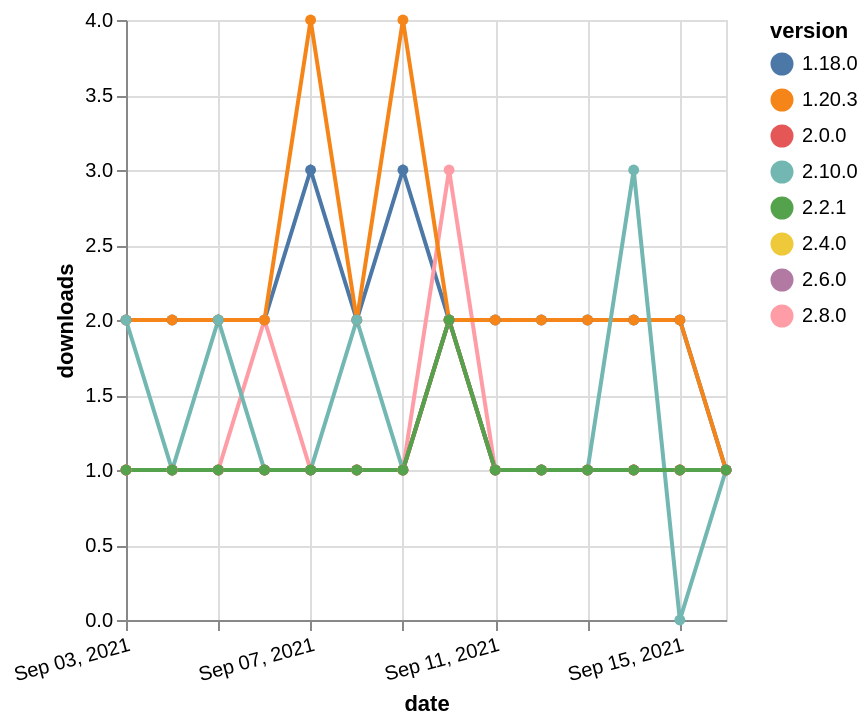

The specification (Vega-Lite) saved for this image:
### Vega-Lite specification from a JSON file in a GitHub repository (floating-point values rounded to 4 significant figures)
{"$schema": "https://vega.github.io/schema/vega-lite/v5.json", "description": "A simple bar chart with embedded data.", "data": {"values": [{"date": "2021-09-03", "total": 2325, "delta": 2, "version": "1.18.0"}, {"date": "2021-09-04", "total": 2327, "delta": 2, "version": "1.18.0"}, {"date": "2021-09-05", "total": 2329, "delta": 2, "version": "1.18.0"}, {"date": "2021-09-06", "total": 2331, "delta": 2, "version": "1.18.0"}, {"date": "2021-09-07", "total": 2334, "delta": 3, "version": "1.18.0"}, {"date": "2021-09-08", "total": 2336, "delta": 2, "version": "1.18.0"}, {"date": "2021-09-09", "total": 2339, "delta": 3, "version": "1.18.0"}, {"date": "2021-09-10", "total": 2341, "delta": 2, "version": "1.18.0"}, {"date": "2021-09-11", "total": 2343, "delta": 2, "version": "1.18.0"}, {"date": "2021-09-12", "total": 2345, "delta": 2, "version": "1.18.0"}, {"date": "2021-09-13", "total": 2347, "delta": 2, "version": "1.18.0"}, {"date": "2021-09-14", "total": 2349, "delta": 2, "version": "1.18.0"}, {"date": "2021-09-15", "total": 2351, "delta": 2, "version": "1.18.0"}, {"date": "2021-09-16", "total": 2352, "delta": 1, "version": "1.18.0"}, {"date": "2021-09-03", "total": 191, "delta": 1, "version": "2.4.0"}, {"date": "2021-09-04", "total": 192, "delta": 1, "version": "2.4.0"}, {"date": "2021-09-05", "total": 193, "delta": 1, "version": "2.4.0"}, {"date": "2021-09-06", "total": 194, "delta": 1, "version": "2.4.0"}, {"date": "2021-09-07", "total": 195, "delta": 1, "version": "2.4.0"}, {"date": "2021-09-08", "total": 196, "delta": 1, "version": "2.4.0"}, {"date": "2021-09-09", "total": 197, "delta": 1, "version": "2.4.0"}, {"date": "2021-09-10", "total": 199, "delta": 2, "version": "2.4.0"}, {"date": "2021-09-11", "total": 200, "delta": 1, "version": "2.4.0"}, {"date": "2021-09-12", "total": 201, "delta": 1, "version": "2.4.0"}, {"date": "2021-09-13", "total": 202, "delta": 1, "version": "2.4.0"}, {"date": "2021-09-14", "total": 203, "delta": 1, "version": "2.4.0"}, {"date": "2021-09-15", "total": 204, "delta": 1, "version": "2.4.0"}, {"date": "2021-09-16", "total": 205, "delta": 1, "version": "2.4.0"}, {"date": "2021-09-03", "total": 195, "delta": 1, "version": "2.8.0"}, {"date": "2021-09-04", "total": 196, "delta": 1, "version": "2.8.0"}, {"date": "2021-09-05", "total": 197, "delta": 1, "version": "2.8.0"}, {"date": "2021-09-06", "total": 199, "delta": 2, "version": "2.8.0"}, {"date": "2021-09-07", "total": 200, "delta": 1, "version": "2.8.0"}, {"date": "2021-09-08", "total": 201, "delta": 1, "version": "2.8.0"}, {"date": "2021-09-09", "total": 202, "delta": 1, "version": "2.8.0"}, {"date": "2021-09-10", "total": 205, "delta": 3, "version": "2.8.0"}, {"date": "2021-09-11", "total": 206, "delta": 1, "version": "2.8.0"}, {"date": "2021-09-12", "total": 207, "delta": 1, "version": "2.8.0"}, {"date": "2021-09-13", "total": 208, "delta": 1, "version": "2.8.0"}, {"date": "2021-09-14", "total": 209, "delta": 1, "version": "2.8.0"}, {"date": "2021-09-15", "total": 210, "delta": 1, "version": "2.8.0"}, {"date": "2021-09-16", "total": 211, "delta": 1, "version": "2.8.0"}, {"date": "2021-09-03", "total": 2464, "delta": 2, "version": "1.20.3"}, {"date": "2021-09-04", "total": 2466, "delta": 2, "version": "1.20.3"}, {"date": "2021-09-05", "total": 2468, "delta": 2, "version": "1.20.3"}, {"date": "2021-09-06", "total": 2470, "delta": 2, "version": "1.20.3"}, {"date": "2021-09-07", "total": 2474, "delta": 4, "version": "1.20.3"}, {"date": "2021-09-08", "total": 2476, "delta": 2, "version": "1.20.3"}, {"date": "2021-09-09", "total": 2480, "delta": 4, "version": "1.20.3"}, {"date": "2021-09-10", "total": 2482, "delta": 2, "version": "1.20.3"}, {"date": "2021-09-11", "total": 2484, "delta": 2, "version": "1.20.3"}, {"date": "2021-09-12", "total": 2486, "delta": 2, "version": "1.20.3"}, {"date": "2021-09-13", "total": 2488, "delta": 2, "version": "1.20.3"}, {"date": "2021-09-14", "total": 2490, "delta": 2, "version": "1.20.3"}, {"date": "2021-09-15", "total": 2492, "delta": 2, "version": "1.20.3"}, {"date": "2021-09-16", "total": 2493, "delta": 1, "version": "1.20.3"}, {"date": "2021-09-03", "total": 164, "delta": 1, "version": "2.6.0"}, {"date": "2021-09-04", "total": 165, "delta": 1, "version": "2.6.0"}, {"date": "2021-09-05", "total": 166, "delta": 1, "version": "2.6.0"}, {"date": "2021-09-06", "total": 167, "delta": 1, "version": "2.6.0"}, {"date": "2021-09-07", "total": 168, "delta": 1, "version": "2.6.0"}, {"date": "2021-09-08", "total": 169, "delta": 1, "version": "2.6.0"}, {"date": "2021-09-09", "total": 170, "delta": 1, "version": "2.6.0"}, {"date": "2021-09-10", "total": 172, "delta": 2, "version": "2.6.0"}, {"date": "2021-09-11", "total": 173, "delta": 1, "version": "2.6.0"}, {"date": "2021-09-12", "total": 174, "delta": 1, "version": "2.6.0"}, {"date": "2021-09-13", "total": 175, "delta": 1, "version": "2.6.0"}, {"date": "2021-09-14", "total": 176, "delta": 1, "version": "2.6.0"}, {"date": "2021-09-15", "total": 177, "delta": 1, "version": "2.6.0"}, {"date": "2021-09-16", "total": 178, "delta": 1, "version": "2.6.0"}, {"date": "2021-09-03", "total": 127, "delta": 2, "version": "2.10.0"}, {"date": "2021-09-04", "total": 128, "delta": 1, "version": "2.10.0"}, {"date": "2021-09-05", "total": 130, "delta": 2, "version": "2.10.0"}, {"date": "2021-09-06", "total": 131, "delta": 1, "version": "2.10.0"}, {"date": "2021-09-07", "total": 132, "delta": 1, "version": "2.10.0"}, {"date": "2021-09-08", "total": 134, "delta": 2, "version": "2.10.0"}, {"date": "2021-09-09", "total": 135, "delta": 1, "version": "2.10.0"}, {"date": "2021-09-10", "total": 137, "delta": 2, "version": "2.10.0"}, {"date": "2021-09-11", "total": 138, "delta": 1, "version": "2.10.0"}, {"date": "2021-09-12", "total": 139, "delta": 1, "version": "2.10.0"}, {"date": "2021-09-13", "total": 140, "delta": 1, "version": "2.10.0"}, {"date": "2021-09-14", "total": 143, "delta": 3, "version": "2.10.0"}, {"date": "2021-09-15", "total": 143, "delta": 0, "version": "2.10.0"}, {"date": "2021-09-16", "total": 144, "delta": 1, "version": "2.10.0"}, {"date": "2021-09-03", "total": 276, "delta": 1, "version": "2.0.0"}, {"date": "2021-09-04", "total": 277, "delta": 1, "version": "2.0.0"}, {"date": "2021-09-05", "total": 278, "delta": 1, "version": "2.0.0"}, {"date": "2021-09-06", "total": 279, "delta": 1, "version": "2.0.0"}, {"date": "2021-09-07", "total": 280, "delta": 1, "version": "2.0.0"}, {"date": "2021-09-08", "total": 281, "delta": 1, "version": "2.0.0"}, {"date": "2021-09-09", "total": 282, "delta": 1, "version": "2.0.0"}, {"date": "2021-09-10", "total": 284, "delta": 2, "version": "2.0.0"}, {"date": "2021-09-11", "total": 285, "delta": 1, "version": "2.0.0"}, {"date": "2021-09-12", "total": 286, "delta": 1, "version": "2.0.0"}, {"date": "2021-09-13", "total": 287, "delta": 1, "version": "2.0.0"}, {"date": "2021-09-14", "total": 288, "delta": 1, "version": "2.0.0"}, {"date": "2021-09-15", "total": 289, "delta": 1, "version": "2.0.0"}, {"date": "2021-09-16", "total": 290, "delta": 1, "version": "2.0.0"}, {"date": "2021-09-03", "total": 195, "delta": 1, "version": "2.2.1"}, {"date": "2021-09-04", "total": 196, "delta": 1, "version": "2.2.1"}, {"date": "2021-09-05", "total": 197, "delta": 1, "version": "2.2.1"}, {"date": "2021-09-06", "total": 198, "delta": 1, "version": "2.2.1"}, {"date": "2021-09-07", "total": 199, "delta": 1, "version": "2.2.1"}, {"date": "2021-09-08", "total": 200, "delta": 1, "version": "2.2.1"}, {"date": "2021-09-09", "total": 201, "delta": 1, "version": "2.2.1"}, {"date": "2021-09-10", "total": 203, "delta": 2, "version": "2.2.1"}, {"date": "2021-09-11", "total": 204, "delta": 1, "version": "2.2.1"}, {"date": "2021-09-12", "total": 205, "delta": 1, "version": "2.2.1"}, {"date": "2021-09-13", "total": 206, "delta": 1, "version": "2.2.1"}, {"date": "2021-09-14", "total": 207, "delta": 1, "version": "2.2.1"}, {"date": "2021-09-15", "total": 208, "delta": 1, "version": "2.2.1"}, {"date": "2021-09-16", "total": 209, "delta": 1, "version": "2.2.1"}]}, "width": "container", "mark": {"type": "line", "point": {"filled": true}}, "encoding": {"x": {"field": "date", "type": "temporal", "timeUnit": "yearmonthdate", "title": "date", "axis": {"labelAngle": -15}}, "y": {"field": "delta", "type": "quantitative", "title": "downloads"}, "color": {"field": "version", "type": "nominal"}, "tooltip": {"field": "delta"}}}
